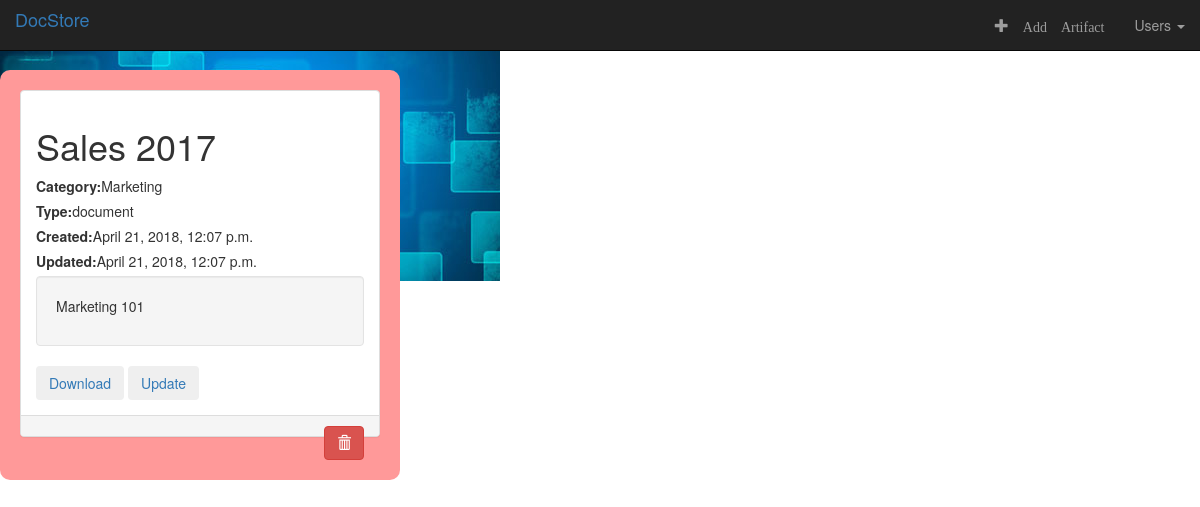
The app's page /docstore/3/ with its own data.
### docstore/models.py (models this page shows, shortened)
class Artifact(models.Model):
    docname = models.CharField(max_length=100)
    category = models.CharField(max_length=50)
    type = models.CharField(max_length=50)
    createdAt = models.DateTimeField(auto_now_add=True)
    updatedAt = models.DateTimeField(auto_now=True)
    remark = models.CharField(max_length=250)
    artifact_file = models.FileField()

### docstore/views.py (the view)
# urls.py: url(r'^(?P<pk>[0-9]+)/$', views.DetailView.as_view(), name='detail'),
class DetailView(generic.DeleteView):
    model=Artifact
    template_name = 'docstore/detail.html'

### docstore/templates/docstore/detail.html (shortened to what this page needs)
{% extends 'docstore/masterfile.html' %}
{% block body %}
<div class="container-fluid" style="padding-top: 70px;">
    <div class="row">
        <div class=" col-sm-6 col-md-4" style="background-color:#FF9999;padding:15px;border:5px solid transparent;border-radius:10px;">
            <div class="panel panel-default" >
                    <div class="panel-body">
                        <div ><h1>{{artifact.docname}}</h1></div>
                        <div ><label>Category:</label>{{artifact.category}}</div>
                        <div ><label>Type:</label>{{artifact.type}}</div>
                        <div ><label>Created:</label>{{artifact.createdAt}}</div>
                        <div ><label>Updated:</label>{{artifact.updatedAt}}</div>
                        <div class="well"><p>{{artifact.remark}}</p></div>
                        <div >
                            <button type="button" class="btn"><a href="{{ artifact.artifact_file.url}}" download>Download</a></button>
                            <button type="button" class="btn"><a href="{% url 'docstore:artifact-update' artifact.pk %}">Update</a></button>
                        </div>
                    </div>
                <div class="panel-footer">
                <span class="pull-right">
                    <form action="{% url 'docstore:artifact-delete' artifact.pk %}" method="post" style="display: inline;">
                        <button type="submit" class="btn btn-danger btn-small">
                            <span class="glyphicon glyphicon-trash"></span>
                        </button>
                    </form>
                </span>
            </div></div>
            </div>
    </div>
</div>
{% endblock %}

### docstore/static/docstore/style.css (style rules this page uses)
body { background:white url('./images/background.jpg') no-repeat; }

### records on screen
Artifact: docname "Sales 2017", category "Marketing", type "document", createdAt "April 21, 2018, 12:07 p.m.", updatedAt "April 21, 2018, 12:07 p.m.", remark "Marketing 101"
